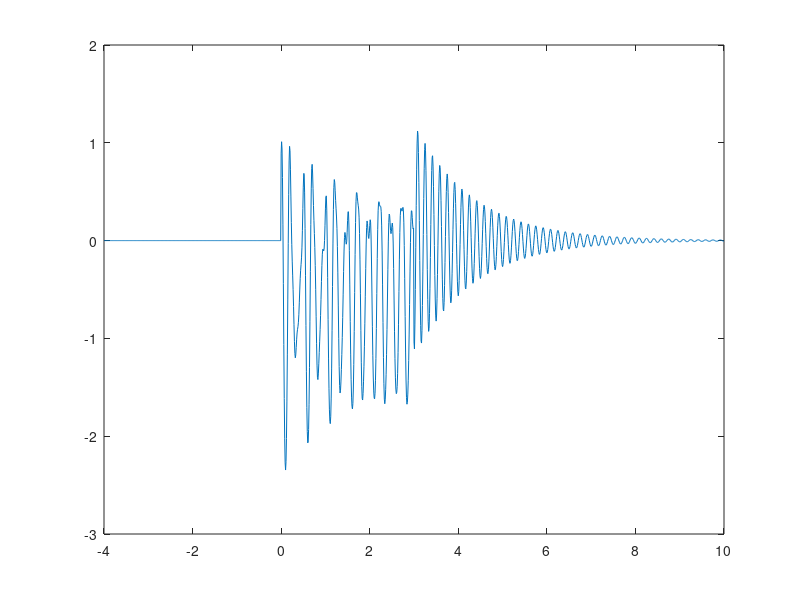

The MATLAB source for this figure: (Note: this script raises an error after producing the figure.)
ti = -10;
tf = 20;
ti = -4;
tf = 10;
t1 = 0;
t2 = 3;
dt = 0.01;

masse_ajoutee = 0.2;

fex = 4; % frequence d'excitation
fp = 6; % frequence propre
zeta = 0.02; % coefficient d'amortissement
fpc = fp * (sqrt(1-zeta^2) + 1i*zeta);

Aex = [-0.5, 1 * exp(2i*pi*0.1), 0.2 * exp(2i*pi*0.7), 0.1 * exp(2i*pi*0.75)];
Ap1 = 0.8 * exp(2i*pi*0.9);
Ap2 = 1.2 * exp(2i*pi*0.5);

%%

t = ti:dt:tf;
x = Aex * exp(2i*pi*fex*[0;1;2;3]*(t-t1)) .* (t>=t1 & t<=t2);
x = x + Ap1 * exp(2i*pi*fpc/sqrt(1+masse_ajoutee^2)*(t-t1)) .* (t>=t1 & t<=t2);
x = x + Ap2 * exp(2i*pi*fpc*(t-t2)) .* (t>=t2);
x = real(x);

% x = sin(2*pi*4*t + 2*pi*rand());
% x = x .* (t<3);

figure;
plt = plot(t, x);


%%

fmin = 3;
fmax = 13;
Q = 10;
MaxRidges = 1;

WaveletMenu('WaveletPlot', plt, 'fmin', fmin, 'fmax', fmax, 'Q', Q, 'MaxRidges', MaxRidges);
